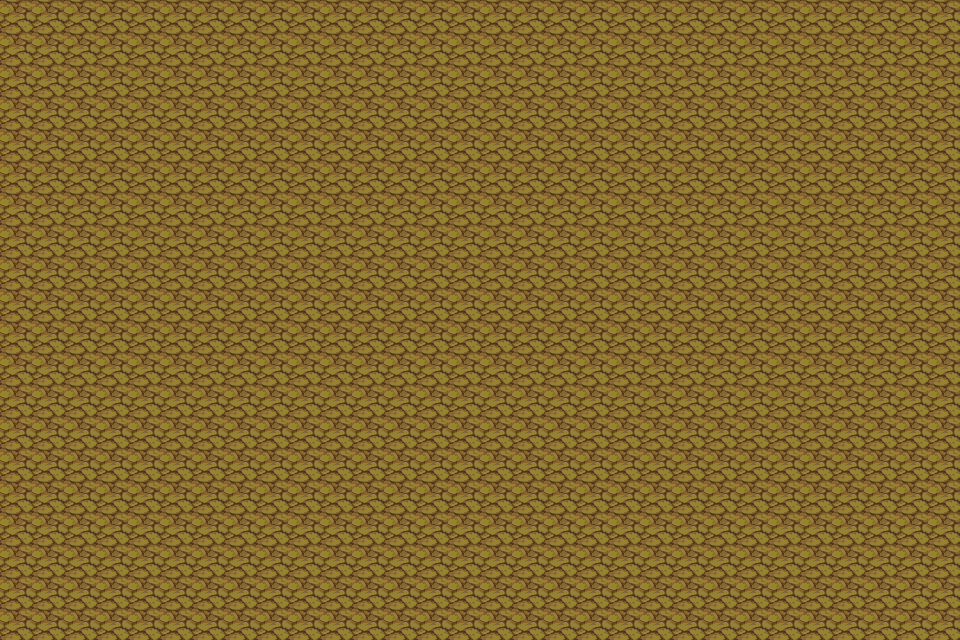

A level layout from a 2D game, rendered from its tile map. Below: a short description, then the map file with its tile-grid data intact:
An orthogonal 30x20 tile map with 32x32 px tiles, 1 tile layer (Tile Layer 1).

<map version="1.2" tiledversion="1.2.3" orientation="orthogonal" renderorder="right-down" width="30" height="20" tilewidth="32" tileheight="32" infinite="0" nextlayerid="2" nextobjectid="1">
 <tileset firstgid="1" name="test2" tilewidth="32" tileheight="32" tilecount="256" columns="16">
  <image source="PathAndObjects.png" width="512" height="512" />
 </tileset>
 <layer id="1" name="Tile Layer 1" width="30" height="20">
  <data encoding="csv">
24,24,24,24,24,24,24,24,24,24,24,24,24,24,24,24,24,24,24,24,24,24,24,24,24,24,24,24,24,24,
24,24,24,24,24,24,24,24,24,24,24,24,24,24,24,24,24,24,24,24,24,24,24,24,24,24,24,24,24,24,
24,24,24,24,24,24,24,24,24,24,24,24,24,24,24,24,24,24,24,24,24,24,24,24,24,24,24,24,24,24,
24,24,24,24,24,24,24,24,24,24,24,24,24,24,24,24,24,24,24,24,24,24,24,24,24,24,24,24,24,24,
24,24,24,24,24,24,24,24,24,24,24,24,24,24,24,24,24,24,24,24,24,24,24,24,24,24,24,24,24,24,
24,24,24,24,24,24,24,24,24,24,24,24,24,24,24,24,24,24,24,24,24,24,24,24,24,24,24,24,24,24,
24,24,24,24,24,24,24,24,24,24,24,24,24,24,24,24,24,24,24,24,24,24,24,24,24,24,24,24,24,24,
24,24,24,24,24,24,24,24,24,24,24,24,24,24,24,24,24,24,24,24,24,24,24,24,24,24,24,24,24,24,
24,24,24,24,24,24,24,24,24,24,24,24,24,24,24,24,24,24,24,24,24,24,24,24,24,24,24,24,24,24,
24,24,24,24,24,24,24,24,24,24,24,24,24,24,24,24,24,24,24,24,24,24,24,24,24,24,24,24,24,24,
24,24,24,24,24,24,24,24,24,24,24,24,24,24,24,24,24,24,24,24,24,24,24,24,24,24,24,24,24,24,
24,24,24,24,24,24,24,24,24,24,24,24,24,24,24,24,24,24,24,24,24,24,24,24,24,24,24,24,24,24,
24,24,24,24,24,24,24,24,24,24,24,24,24,24,24,24,24,24,24,24,24,24,24,24,24,24,24,24,24,24,
24,24,24,24,24,24,24,24,24,24,24,24,24,24,24,24,24,24,24,24,24,24,24,24,24,24,24,24,24,24,
24,24,24,24,24,24,24,24,24,24,24,24,24,24,24,24,24,24,24,24,24,24,24,24,24,24,24,24,24,24,
24,24,24,24,24,24,24,24,24,24,24,24,24,24,24,24,24,24,24,24,24,24,24,24,24,24,24,24,24,24,
24,24,24,24,24,24,24,24,24,24,24,24,24,24,24,24,24,24,24,24,24,24,24,24,24,24,24,24,24,24,
24,24,24,24,24,24,24,24,24,24,24,24,24,24,24,24,24,24,24,24,24,24,24,24,24,24,24,24,24,24,
24,24,24,24,24,24,24,24,24,24,24,24,24,24,24,24,24,24,24,24,24,24,24,24,24,24,24,24,24,24,
24,24,24,24,24,24,24,24,24,24,24,24,24,24,24,24,24,24,24,24,24,24,24,24,24,24,24,24,24,24
</data>
 </layer>
</map>
